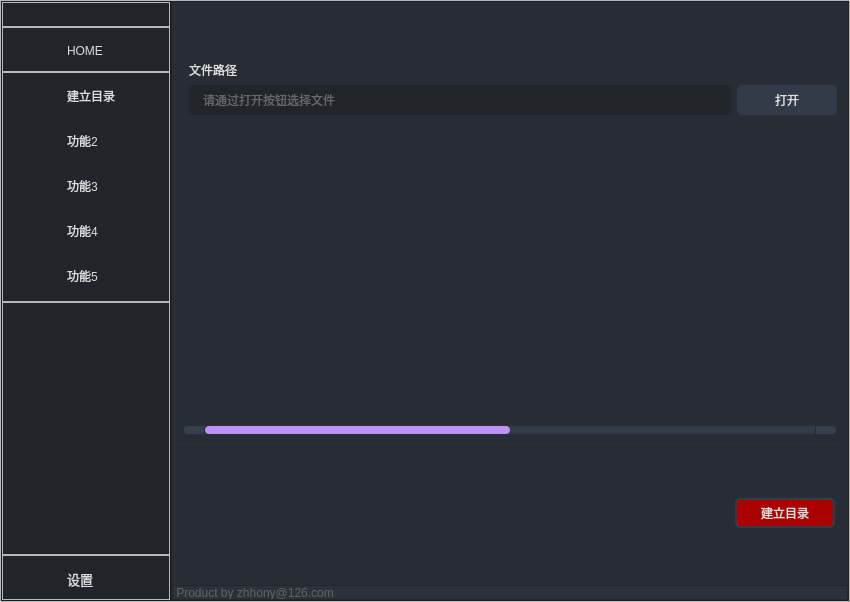
<?xml version="1.0" encoding="UTF-8"?>
<ui version="4.0">
 <class>MainWindow</class>
 <widget class="QMainWindow" name="MainWindow">
  <property name="geometry">
   <rect>
    <x>0</x>
    <y>0</y>
    <width>850</width>
    <height>602</height>
   </rect>
  </property>
  <property name="windowTitle">
   <string>MainWindow</string>
  </property>
  <widget class="QWidget" name="StyleSheet">
   <property name="font">
    <font>
     <family>微软雅黑</family>
     <pointsize>10</pointsize>
     <italic>false</italic>
     <bold>false</bold>
    </font>
   </property>
   <property name="styleSheet">
    <string notr="true">QWidget {
    color: rgb(221, 221, 221);
    font: 10pt &quot;微软雅黑&quot;;
}

#LeftBar {
    background-color: rgb(33, 37, 43);
}

#RightBar {
    background-color: rgb(40, 44, 52);
}

#RightTopBar {
    background-color: rgb(33, 37, 43);
}

#RightUndBar {
    background-color: rgb(44, 49, 58);
}

#LeftTopImag {
    border-image: url(:/Image/images/images/100678278.png);
}

#LeftBar .QPushButton {
    background-image: url(:/Icon/images/icons/icon_settings.png);
    background-position: left center;
    background-repeat: no-repeat;
    border: none;
    border-left: 20px solid transparent;
    background-color: transparent;
    text-align: left;
    padding-left: 44px;
}

#LeftBar .QPushButton:hover {
    background-color: rgb(40, 44, 52);
}

#LeftBar .QPushButton:pressed {
    background-color: rgb(189, 147, 249);
    color: rgb(255, 255, 255);
}


#rightButtons .QPushButton {
    background-color: rgba(255, 255, 255, 0);
    border: none;
    border-radius: 5px;
}

#rightButtons .QPushButton:hover {
    background-color: rgb(44, 49, 57);
    border-style: solid;
    border-radius: 4px;
}

#rightButtons .QPushButton:pressed {
    background-color: rgb(23, 26, 30);
    border-style: solid;
    border-radius: 4px;
}

#RightMidCont .QPushButton {
    border: 2px solid rgb(52, 59, 72);
    border-radius: 5px;
    background-color: rgb(52, 59, 72);
}

#RightMidCont .QPushButton:hover {
    background-color: rgb(57, 65, 80);
    border: 2px solid rgb(61, 70, 86);
}

#RightMidCont .QPushButton:pressed {
    background-color: rgb(35, 40, 49);
    border: 2px solid rgb(43, 50, 61);
}

QScrollBar:horizontal {
    border: none;
    background: rgb(52, 59, 72);
    height: 8px;
    margin: 0px 21px 0 21px;
	border-radius: 0px;
}
QScrollBar::handle:horizontal {
    background: rgb(189, 147, 249);
    min-width: 25px;
	border-radius: 4px
}
QScrollBar::add-line:horizontal {
    border: none;
    background: rgb(55, 63, 77);
    width: 20px;
	border-top-right-radius: 4px;
    border-bottom-right-radius: 4px;
    subcontrol-position: right;
    subcontrol-origin: margin;
}
QScrollBar::sub-line:horizontal {
    border: none;
    background: rgb(55, 63, 77);
    width: 20px;
	border-top-left-radius: 4px;
    border-bottom-left-radius: 4px;
    subcontrol-position: left;
    subcontrol-origin: margin;
}
QScrollBar::up-arrow:horizontal, QScrollBar::down-arrow:horizontal
{
     background: none;
}
QScrollBar::add-page:horizontal, QScrollBar::sub-page:horizontal
{
     background: none;
}
 QScrollBar:vertical {
	border: none;
    background: rgb(52, 59, 72);
    width: 8px;
    margin: 21px 0 21px 0;
	border-radius: 0px;
 }
 QScrollBar::handle:vertical {	
	background: rgb(189, 147, 249);
    min-height: 25px;
	border-radius: 4px
 }
 QScrollBar::add-line:vertical {
     border: none;
    background: rgb(55, 63, 77);
     height: 20px;
	border-bottom-left-radius: 4px;
    border-bottom-right-radius: 4px;
     subcontrol-position: bottom;
     subcontrol-origin: margin;
 }
 QScrollBar::sub-line:vertical {
	border: none;
    background: rgb(55, 63, 77);
     height: 20px;
	border-top-left-radius: 4px;
    border-top-right-radius: 4px;
     subcontrol-position: top;
     subcontrol-origin: margin;
 }
 QScrollBar::up-arrow:vertical, QScrollBar::down-arrow:vertical {
     background: none;
 }

 QScrollBar::add-page:vertical, QScrollBar::sub-page:vertical {
     background: none;
 }
</string>
   </property>
   <layout class="QVBoxLayout" name="verticalLayout_13">
    <property name="spacing">
     <number>0</number>
    </property>
    <property name="leftMargin">
     <number>0</number>
    </property>
    <property name="topMargin">
     <number>0</number>
    </property>
    <property name="rightMargin">
     <number>0</number>
    </property>
    <property name="bottomMargin">
     <number>0</number>
    </property>
    <item>
     <widget class="QFrame" name="App">
      <property name="frameShape">
       <enum>QFrame::StyledPanel</enum>
      </property>
      <property name="frameShadow">
       <enum>QFrame::Raised</enum>
      </property>
      <layout class="QHBoxLayout" name="horizontalLayout_2">
       <property name="spacing">
        <number>0</number>
       </property>
       <property name="leftMargin">
        <number>0</number>
       </property>
       <property name="topMargin">
        <number>0</number>
       </property>
       <property name="rightMargin">
        <number>0</number>
       </property>
       <property name="bottomMargin">
        <number>0</number>
       </property>
       <item>
        <widget class="QFrame" name="LeftBar">
         <property name="minimumSize">
          <size>
           <width>170</width>
           <height>0</height>
          </size>
         </property>
         <property name="maximumSize">
          <size>
           <width>60</width>
           <height>16777215</height>
          </size>
         </property>
         <property name="frameShape">
          <enum>QFrame::StyledPanel</enum>
         </property>
         <property name="frameShadow">
          <enum>QFrame::Raised</enum>
         </property>
         <layout class="QVBoxLayout" name="verticalLayout">
          <property name="spacing">
           <number>0</number>
          </property>
          <property name="leftMargin">
           <number>0</number>
          </property>
          <property name="topMargin">
           <number>0</number>
          </property>
          <property name="rightMargin">
           <number>0</number>
          </property>
          <property name="bottomMargin">
           <number>0</number>
          </property>
          <item>
           <widget class="QFrame" name="LeftMidMenuTop">
            <property name="minimumSize">
             <size>
              <width>0</width>
              <height>25</height>
             </size>
            </property>
            <property name="maximumSize">
             <size>
              <width>16777215</width>
              <height>25</height>
             </size>
            </property>
            <property name="frameShape">
             <enum>QFrame::StyledPanel</enum>
            </property>
            <property name="frameShadow">
             <enum>QFrame::Raised</enum>
            </property>
            <layout class="QHBoxLayout" name="horizontalLayout_5">
             <property name="spacing">
              <number>0</number>
             </property>
             <property name="leftMargin">
              <number>0</number>
             </property>
             <property name="topMargin">
              <number>0</number>
             </property>
             <property name="rightMargin">
              <number>0</number>
             </property>
             <property name="bottomMargin">
              <number>0</number>
             </property>
            </layout>
           </widget>
          </item>
          <item>
           <widget class="QFrame" name="LeftMidMenuHill">
            <property name="maximumSize">
             <size>
              <width>16777215</width>
              <height>45</height>
             </size>
            </property>
            <property name="frameShape">
             <enum>QFrame::StyledPanel</enum>
            </property>
            <property name="frameShadow">
             <enum>QFrame::Raised</enum>
            </property>
            <layout class="QVBoxLayout" name="verticalLayout_5">
             <property name="spacing">
              <number>0</number>
             </property>
             <property name="leftMargin">
              <number>0</number>
             </property>
             <property name="topMargin">
              <number>0</number>
             </property>
             <property name="rightMargin">
              <number>0</number>
             </property>
             <property name="bottomMargin">
              <number>0</number>
             </property>
             <item>
              <widget class="QPushButton" name="toggleButton">
               <property name="minimumSize">
                <size>
                 <width>0</width>
                 <height>45</height>
                </size>
               </property>
               <property name="cursor">
                <cursorShape>ArrowCursor</cursorShape>
               </property>
               <property name="styleSheet">
                <string notr="true">background-image: url(:/Icon/images/icons/cil-home.png);</string>
               </property>
               <property name="text">
                <string>HOME</string>
               </property>
              </widget>
             </item>
            </layout>
           </widget>
          </item>
          <item>
           <widget class="QFrame" name="LeftMidMenu">
            <property name="maximumSize">
             <size>
              <width>16777215</width>
              <height>230</height>
             </size>
            </property>
            <property name="frameShape">
             <enum>QFrame::StyledPanel</enum>
            </property>
            <property name="frameShadow">
             <enum>QFrame::Raised</enum>
            </property>
            <layout class="QVBoxLayout" name="verticalLayout_6">
             <property name="spacing">
              <number>0</number>
             </property>
             <property name="leftMargin">
              <number>0</number>
             </property>
             <property name="topMargin">
              <number>0</number>
             </property>
             <property name="rightMargin">
              <number>0</number>
             </property>
             <property name="bottomMargin">
              <number>0</number>
             </property>
             <item>
              <widget class="QPushButton" name="btn_home">
               <property name="minimumSize">
                <size>
                 <width>0</width>
                 <height>45</height>
                </size>
               </property>
               <property name="styleSheet">
                <string notr="true">background-image: url(:/Icon/images/icons/cil-menu.png);</string>
               </property>
               <property name="text">
                <string>建立目录</string>
               </property>
              </widget>
             </item>
             <item>
              <widget class="QPushButton" name="btn_widgets">
               <property name="minimumSize">
                <size>
                 <width>0</width>
                 <height>45</height>
                </size>
               </property>
               <property name="styleSheet">
                <string notr="true">background-image: url(:/Icon/images/icons/cil-gamepad.png);</string>
               </property>
               <property name="text">
                <string>功能2</string>
               </property>
              </widget>
             </item>
             <item>
              <widget class="QPushButton" name="btn_new">
               <property name="minimumSize">
                <size>
                 <width>0</width>
                 <height>45</height>
                </size>
               </property>
               <property name="styleSheet">
                <string notr="true">background-image: url(:/Icon/images/icons/cil-file.png);</string>
               </property>
               <property name="text">
                <string>功能3</string>
               </property>
              </widget>
             </item>
             <item>
              <widget class="QPushButton" name="btn_save">
               <property name="minimumSize">
                <size>
                 <width>0</width>
                 <height>45</height>
                </size>
               </property>
               <property name="styleSheet">
                <string notr="true">background-image: url(:/Icon/images/icons/cil-save.png);</string>
               </property>
               <property name="text">
                <string>功能4</string>
               </property>
              </widget>
             </item>
             <item>
              <widget class="QPushButton" name="btn_exit">
               <property name="minimumSize">
                <size>
                 <width>0</width>
                 <height>45</height>
                </size>
               </property>
               <property name="styleSheet">
                <string notr="true">background-image: url(:/Icon/images/icons/cil-x.png);</string>
               </property>
               <property name="text">
                <string>功能5</string>
               </property>
              </widget>
             </item>
            </layout>
           </widget>
          </item>
          <item>
           <widget class="QFrame" name="frame_3">
            <property name="frameShape">
             <enum>QFrame::StyledPanel</enum>
            </property>
            <property name="frameShadow">
             <enum>QFrame::Raised</enum>
            </property>
           </widget>
          </item>
          <item>
           <widget class="QFrame" name="LeftMidMenuDwn">
            <property name="maximumSize">
             <size>
              <width>16777215</width>
              <height>45</height>
             </size>
            </property>
            <property name="frameShape">
             <enum>QFrame::StyledPanel</enum>
            </property>
            <property name="frameShadow">
             <enum>QFrame::Raised</enum>
            </property>
            <layout class="QVBoxLayout" name="verticalLayout_3">
             <property name="spacing">
              <number>0</number>
             </property>
             <property name="leftMargin">
              <number>0</number>
             </property>
             <property name="topMargin">
              <number>0</number>
             </property>
             <property name="rightMargin">
              <number>0</number>
             </property>
             <property name="bottomMargin">
              <number>0</number>
             </property>
             <item>
              <widget class="QPushButton" name="toggleLeftBox">
               <property name="sizePolicy">
                <sizepolicy hsizetype="Expanding" vsizetype="Fixed">
                 <horstretch>0</horstretch>
                 <verstretch>0</verstretch>
                </sizepolicy>
               </property>
               <property name="minimumSize">
                <size>
                 <width>0</width>
                 <height>45</height>
                </size>
               </property>
               <property name="font">
                <font>
                 <family>微软雅黑</family>
                 <pointsize>10</pointsize>
                 <italic>false</italic>
                 <bold>false</bold>
                 <stylestrategy>PreferAntialias</stylestrategy>
                 <kerning>true</kerning>
                </font>
               </property>
               <property name="cursor">
                <cursorShape>PointingHandCursor</cursorShape>
               </property>
               <property name="styleSheet">
                <string notr="true"/>
               </property>
               <property name="text">
                <string>设置</string>
               </property>
               <property name="autoDefault">
                <bool>false</bool>
               </property>
               <property name="default">
                <bool>false</bool>
               </property>
               <property name="flat">
                <bool>false</bool>
               </property>
              </widget>
             </item>
            </layout>
           </widget>
          </item>
         </layout>
        </widget>
       </item>
       <item>
        <widget class="QFrame" name="RightBar">
         <property name="frameShape">
          <enum>QFrame::StyledPanel</enum>
         </property>
         <property name="frameShadow">
          <enum>QFrame::Raised</enum>
         </property>
         <layout class="QVBoxLayout" name="verticalLayout_2">
          <property name="spacing">
           <number>0</number>
          </property>
          <property name="leftMargin">
           <number>0</number>
          </property>
          <property name="topMargin">
           <number>0</number>
          </property>
          <property name="rightMargin">
           <number>0</number>
          </property>
          <property name="bottomMargin">
           <number>0</number>
          </property>
          <item>
           <widget class="QFrame" name="RightMidCont">
            <property name="styleSheet">
             <string notr="true">border-top: 0px solid rgb(40, 44, 52);
background-color: rgb(40, 44, 52);</string>
            </property>
            <property name="frameShape">
             <enum>QFrame::StyledPanel</enum>
            </property>
            <property name="frameShadow">
             <enum>QFrame::Raised</enum>
            </property>
            <layout class="QVBoxLayout" name="verticalLayout_4">
             <property name="spacing">
              <number>0</number>
             </property>
             <property name="leftMargin">
              <number>0</number>
             </property>
             <property name="topMargin">
              <number>0</number>
             </property>
             <property name="rightMargin">
              <number>0</number>
             </property>
             <property name="bottomMargin">
              <number>0</number>
             </property>
             <item>
              <widget class="QStackedWidget" name="stackedWidget">
               <property name="styleSheet">
                <string notr="true">

QPushButton {
	border: 2px solid rgb(52, 59, 72);
	border-radius: 5px;	
	background-color: rgb(52, 59, 72);
}
QPushButton:hover {
	background-color: rgb(57, 65, 80);
	border: 2px solid rgb(61, 70, 86);
}
QPushButton:pressed {	
	background-color: rgb(35, 40, 49);
	border: 2px solid rgb(43, 50, 61);
}</string>
               </property>
               <property name="currentIndex">
                <number>1</number>
               </property>
               <widget class="QWidget" name="Home">
                <property name="styleSheet">
                 <string notr="true"/>
                </property>
                <layout class="QVBoxLayout" name="verticalLayout_10">
                 <property name="spacing">
                  <number>0</number>
                 </property>
                 <property name="leftMargin">
                  <number>0</number>
                 </property>
                 <property name="topMargin">
                  <number>0</number>
                 </property>
                 <property name="rightMargin">
                  <number>0</number>
                 </property>
                 <property name="bottomMargin">
                  <number>0</number>
                 </property>
                 <item>
                  <widget class="QFrame" name="HomeIcon">
                   <property name="maximumSize">
                    <size>
                     <width>16777215</width>
                     <height>16777215</height>
                    </size>
                   </property>
                   <property name="styleSheet">
                    <string notr="true">background-image: url(:/Image/images/images/100678278.png);
background-position: center bottom;
background-repeat: no-repeat;</string>
                   </property>
                   <property name="frameShape">
                    <enum>QFrame::StyledPanel</enum>
                   </property>
                   <property name="frameShadow">
                    <enum>QFrame::Raised</enum>
                   </property>
                  </widget>
                 </item>
                 <item>
                  <widget class="QFrame" name="HomeMid">
                   <property name="maximumSize">
                    <size>
                     <width>16777215</width>
                     <height>45</height>
                    </size>
                   </property>
                   <property name="styleSheet">
                    <string notr="true">QLabel {
color: rgb(170, 170,170);
font: 8pt &quot;微软雅黑&quot;;
}</string>
                   </property>
                   <property name="frameShape">
                    <enum>QFrame::StyledPanel</enum>
                   </property>
                   <property name="frameShadow">
                    <enum>QFrame::Raised</enum>
                   </property>
                   <layout class="QVBoxLayout" name="verticalLayout_11">
                    <property name="spacing">
                     <number>0</number>
                    </property>
                    <property name="leftMargin">
                     <number>0</number>
                    </property>
                    <property name="topMargin">
                     <number>0</number>
                    </property>
                    <property name="rightMargin">
                     <number>0</number>
                    </property>
                    <property name="bottomMargin">
                     <number>0</number>
                    </property>
                    <item>
                     <widget class="QLabel" name="label">
                      <property name="styleSheet">
                       <string notr="true">color: rgb(170, 170,170);
font: 8pt &quot;微软雅黑&quot;;</string>
                      </property>
                      <property name="text">
                       <string>咳咳，感觉这里应该需要一段话</string>
                      </property>
                      <property name="alignment">
                       <set>Qt::AlignCenter</set>
                      </property>
                     </widget>
                    </item>
                    <item>
                     <widget class="QLabel" name="label_3">
                      <property name="text">
                       <string>个人Git主页：https://github.com/zhhony</string>
                      </property>
                      <property name="alignment">
                       <set>Qt::AlignCenter</set>
                      </property>
                     </widget>
                    </item>
                   </layout>
                  </widget>
                 </item>
                 <item>
                  <widget class="QFrame" name="HomeText">
                   <property name="maximumSize">
                    <size>
                     <width>16777215</width>
                     <height>16777215</height>
                    </size>
                   </property>
                   <property name="frameShape">
                    <enum>QFrame::StyledPanel</enum>
                   </property>
                   <property name="frameShadow">
                    <enum>QFrame::Raised</enum>
                   </property>
                  </widget>
                 </item>
                </layout>
               </widget>
               <widget class="QWidget" name="DirBuid">
                <layout class="QVBoxLayout" name="verticalLayout_7">
                 <property name="spacing">
                  <number>0</number>
                 </property>
                 <property name="leftMargin">
                  <number>0</number>
                 </property>
                 <property name="topMargin">
                  <number>0</number>
                 </property>
                 <property name="rightMargin">
                  <number>0</number>
                 </property>
                 <property name="bottomMargin">
                  <number>0</number>
                 </property>
                 <item>
                  <widget class="QFrame" name="DirBuidTopTop">
                   <property name="minimumSize">
                    <size>
                     <width>0</width>
                     <height>50</height>
                    </size>
                   </property>
                   <property name="maximumSize">
                    <size>
                     <width>16777215</width>
                     <height>50</height>
                    </size>
                   </property>
                   <property name="frameShape">
                    <enum>QFrame::StyledPanel</enum>
                   </property>
                   <property name="frameShadow">
                    <enum>QFrame::Raised</enum>
                   </property>
                  </widget>
                 </item>
                 <item>
                  <widget class="QFrame" name="DirBuidTop">
                   <property name="maximumSize">
                    <size>
                     <width>16777215</width>
                     <height>110</height>
                    </size>
                   </property>
                   <property name="styleSheet">
                    <string notr="true"/>
                   </property>
                   <property name="frameShape">
                    <enum>QFrame::StyledPanel</enum>
                   </property>
                   <property name="frameShadow">
                    <enum>QFrame::Raised</enum>
                   </property>
                   <layout class="QGridLayout" name="gridLayout">
                    <property name="leftMargin">
                     <number>9</number>
                    </property>
                    <property name="topMargin">
                     <number>9</number>
                    </property>
                    <property name="rightMargin">
                     <number>9</number>
                    </property>
                    <property name="bottomMargin">
                     <number>9</number>
                    </property>
                    <property name="spacing">
                     <number>6</number>
                    </property>
                    <item row="1" column="1">
                     <widget class="QLineEdit" name="lineEdit">
                      <property name="minimumSize">
                       <size>
                        <width>0</width>
                        <height>30</height>
                       </size>
                      </property>
                      <property name="cursor">
                       <cursorShape>IBeamCursor</cursorShape>
                      </property>
                      <property name="styleSheet">
                       <string notr="true">#DirBuid .QLineEdit {
    font: 8pt &quot;微软雅黑&quot;;
    color: rgb(170, 170, 170);
    background-color: rgb(33, 37, 43);
    border-radius: 5px;
    border: 2px solid rgb(33, 37, 43);
    padding-left: 10px;
    selection-color: rgb(255, 255, 255);
    selection-background-color: rgb(255, 121, 198);
}

#DirBuid .QLineEdit:hover {
    border: 2px solid rgb(64, 71, 88);
}

#DirBuid .QLineEdit:focus {
    border: 2px solid rgb(91, 101, 124);
}</string>
                      </property>
                      <property name="placeholderText">
                       <string>请通过打开按钮选择文件</string>
                      </property>
                     </widget>
                    </item>
                    <item row="2" column="0" colspan="3">
                     <widget class="QLabel" name="labelVersion_4">
                      <property name="styleSheet">
                       <string notr="true">
font: 8pt &quot;微软雅黑&quot;;
color: rgb(113, 126, 149);</string>
                      </property>
                      <property name="text">
                       <string/>
                      </property>
                     </widget>
                    </item>
                    <item row="1" column="2">
                     <widget class="QPushButton" name="openFilesButton">
                      <property name="minimumSize">
                       <size>
                        <width>100</width>
                        <height>30</height>
                       </size>
                      </property>
                      <property name="maximumSize">
                       <size>
                        <width>150</width>
                        <height>30</height>
                       </size>
                      </property>
                      <property name="styleSheet">
                       <string notr="true"/>
                      </property>
                      <property name="text">
                       <string>打开</string>
                      </property>
                      <property name="icon">
                       <iconset resource="rec.qrc">
                        <normaloff>:/Icon/images/icons/cil-folder-open.png</normaloff>:/Icon/images/icons/cil-folder-open.png</iconset>
                      </property>
                     </widget>
                    </item>
                    <item row="0" column="1">
                     <widget class="QLabel" name="labelBoxBlenderInstalation">
                      <property name="text">
                       <string>文件路径</string>
                      </property>
                     </widget>
                    </item>
                   </layout>
                  </widget>
                 </item>
                 <item>
                  <widget class="QFrame" name="DirBuidDwn">
                   <property name="frameShape">
                    <enum>QFrame::StyledPanel</enum>
                   </property>
                   <property name="frameShadow">
                    <enum>QFrame::Raised</enum>
                   </property>
                   <layout class="QVBoxLayout" name="verticalLayout_8">
                    <property name="spacing">
                     <number>0</number>
                    </property>
                    <property name="leftMargin">
                     <number>0</number>
                    </property>
                    <property name="topMargin">
                     <number>0</number>
                    </property>
                    <property name="rightMargin">
                     <number>0</number>
                    </property>
                    <property name="bottomMargin">
                     <number>0</number>
                    </property>
                    <item>
                     <widget class="QTableWidget" name="tableWidget">
                      <property name="maximumSize">
                       <size>
                        <width>16777215</width>
                        <height>300</height>
                       </size>
                      </property>
                      <property name="styleSheet">
                       <string notr="true">QTableWidget {	
	background-color: transparent;
	padding: 10px;
	border-radius: 5px;
	gridline-color: rgb(44, 49, 58);
	border-bottom: 1px solid rgb(44, 49, 60);
}
QTableWidget::item{
	border-color: rgb(44, 49, 60);
	padding-left: 5px;
	padding-right: 5px;
	gridline-color: rgb(44, 49, 60);
}
QTableWidget::item:selected{
	background-color: rgb(189, 147, 249);
}
QHeaderView::section{
	background-color: rgb(33, 37, 43);
	max-width: 30px;
	border: 1px solid rgb(44, 49, 58);
	border-style: none;
    border-bottom: 1px solid rgb(44, 49, 60);
    border-right: 1px solid rgb(44, 49, 60);
}
QTableWidget::horizontalHeader {	
	background-color: rgb(33, 37, 43);
}

QScrollBar:vertical { background: rgb(52, 59, 72); }
QScrollBar:horizontal { background: rgb(52, 59, 72); }
 </string>
                      </property>
                      <property name="sizeAdjustPolicy">
                       <enum>QAbstractScrollArea::AdjustToContents</enum>
                      </property>
                      <property name="autoScroll">
                       <bool>false</bool>
                      </property>
                      <property name="editTriggers">
                       <set>QAbstractItemView::NoEditTriggers</set>
                      </property>
                      <property name="defaultDropAction">
                       <enum>Qt::IgnoreAction</enum>
                      </property>
                      <property name="selectionMode">
                       <enum>QAbstractItemView::SingleSelection</enum>
                      </property>
                      <property name="selectionBehavior">
                       <enum>QAbstractItemView::SelectRows</enum>
                      </property>
                      <property name="showGrid">
                       <bool>false</bool>
                      </property>
                      <property name="gridStyle">
                       <enum>Qt::SolidLine</enum>
                      </property>
                      <property name="rowCount">
                       <number>9</number>
                      </property>
                      <property name="columnCount">
                       <number>6</number>
                      </property>
                      <attribute name="horizontalHeaderVisible">
                       <bool>false</bool>
                      </attribute>
                      <attribute name="horizontalHeaderCascadingSectionResizes">
                       <bool>true</bool>
                      </attribute>
                      <attribute name="horizontalHeaderDefaultSectionSize">
                       <number>200</number>
                      </attribute>
                      <attribute name="horizontalHeaderStretchLastSection">
                       <bool>true</bool>
                      </attribute>
                      <attribute name="verticalHeaderVisible">
                       <bool>false</bool>
                      </attribute>
                      <attribute name="verticalHeaderStretchLastSection">
                       <bool>true</bool>
                      </attribute>
                      <row>
                       <property name="text">
                        <string>新建行</string>
                       </property>
                      </row>
                      <row>
                       <property name="text">
                        <string>新建行</string>
                       </property>
                      </row>
                      <row>
                       <property name="text">
                        <string>新建行</string>
                       </property>
                      </row>
                      <row>
                       <property name="text">
                        <string>新建行</string>
                       </property>
                      </row>
                      <row>
                       <property name="text">
                        <string>新建行</string>
                       </property>
                      </row>
                      <row>
                       <property name="text">
                        <string>新建行</string>
                       </property>
                      </row>
                      <row>
                       <property name="text">
                        <string>新建行</string>
                       </property>
                      </row>
                      <row>
                       <property name="text">
                        <string>新建行</string>
                       </property>
                      </row>
                      <row>
                       <property name="text">
                        <string>新建行</string>
                       </property>
                      </row>
                      <column>
                       <property name="text">
                        <string>sheet</string>
                       </property>
                       <property name="textAlignment">
                        <set>AlignLeading|AlignVCenter</set>
                       </property>
                      </column>
                      <column>
                       <property name="text">
                        <string>sheet</string>
                       </property>
                       <property name="textAlignment">
                        <set>AlignLeading|AlignVCenter</set>
                       </property>
                      </column>
                      <column/>
                      <column/>
                      <column/>
                      <column/>
                      <item row="0" column="0">
                       <property name="text">
                        <string/>
                       </property>
                      </item>
                      <item row="0" column="1">
                       <property name="text">
                        <string/>
                       </property>
                      </item>
                     </widget>
                    </item>
                    <item>
                     <widget class="QFrame" name="frame">
                      <property name="minimumSize">
                       <size>
                        <width>0</width>
                        <height>50</height>
                       </size>
                      </property>
                      <property name="maximumSize">
                       <size>
                        <width>16777215</width>
                        <height>16777215</height>
                       </size>
                      </property>
                      <property name="frameShape">
                       <enum>QFrame::StyledPanel</enum>
                      </property>
                      <property name="frameShadow">
                       <enum>QFrame::Raised</enum>
                      </property>
                      <layout class="QHBoxLayout" name="horizontalLayout_7">
                       <property name="spacing">
                        <number>0</number>
                       </property>
                       <property name="leftMargin">
                        <number>0</number>
                       </property>
                       <property name="topMargin">
                        <number>0</number>
                       </property>
                       <property name="rightMargin">
                        <number>0</number>
                       </property>
                       <property name="bottomMargin">
                        <number>0</number>
                       </property>
                       <item>
                        <widget class="QFrame" name="frame_2">
                         <property name="frameShape">
                          <enum>QFrame::StyledPanel</enum>
                         </property>
                         <property name="frameShadow">
                          <enum>QFrame::Raised</enum>
                         </property>
                        </widget>
                       </item>
                       <item>
                        <widget class="QFrame" name="frame_4">
                         <property name="maximumSize">
                          <size>
                           <width>120</width>
                           <height>16777215</height>
                          </size>
                         </property>
                         <property name="frameShape">
                          <enum>QFrame::StyledPanel</enum>
                         </property>
                         <property name="frameShadow">
                          <enum>QFrame::Raised</enum>
                         </property>
                         <layout class="QHBoxLayout" name="horizontalLayout_8">
                          <item>
                           <widget class="QPushButton" name="commitButton">
                            <property name="minimumSize">
                             <size>
                              <width>100</width>
                              <height>30</height>
                             </size>
                            </property>
                            <property name="maximumSize">
                             <size>
                              <width>150</width>
                              <height>30</height>
                             </size>
                            </property>
                            <property name="styleSheet">
                             <string notr="true">background-color: rgb(170, 0, 0);</string>
                            </property>
                            <property name="text">
                             <string>建立目录</string>
                            </property>
                            <property name="icon">
                             <iconset resource="rec.qrc">
                              <normaloff>:/Icon/images/icons/cil-input.png</normaloff>:/Icon/images/icons/cil-input.png</iconset>
                            </property>
                           </widget>
                          </item>
                         </layout>
                        </widget>
                       </item>
                      </layout>
                     </widget>
                    </item>
                   </layout>
                  </widget>
                 </item>
                </layout>
               </widget>
               <widget class="QWidget" name="page">
                <layout class="QVBoxLayout" name="verticalLayout_9">
                 <property name="spacing">
                  <number>0</number>
                 </property>
                 <property name="leftMargin">
                  <number>0</number>
                 </property>
                 <property name="topMargin">
                  <number>0</number>
                 </property>
                 <property name="rightMargin">
                  <number>0</number>
                 </property>
                 <property name="bottomMargin">
                  <number>0</number>
                 </property>
                 <item>
                  <widget class="QLabel" name="label_4">
                   <property name="text">
                    <string>空白页面</string>
                   </property>
                   <property name="alignment">
                    <set>Qt::AlignCenter</set>
                   </property>
                  </widget>
                 </item>
                </layout>
               </widget>
               <widget class="QWidget" name="page_2">
                <layout class="QVBoxLayout" name="verticalLayout_14">
                 <property name="spacing">
                  <number>0</number>
                 </property>
                 <property name="leftMargin">
                  <number>0</number>
                 </property>
                 <property name="topMargin">
                  <number>0</number>
                 </property>
                 <property name="rightMargin">
                  <number>0</number>
                 </property>
                 <property name="bottomMargin">
                  <number>0</number>
                 </property>
                 <item>
                  <widget class="QLabel" name="label_5">
                   <property name="text">
                    <string>空白页面</string>
                   </property>
                   <property name="alignment">
                    <set>Qt::AlignCenter</set>
                   </property>
                  </widget>
                 </item>
                </layout>
               </widget>
               <widget class="QWidget" name="page_3">
                <layout class="QVBoxLayout" name="verticalLayout_15">
                 <property name="spacing">
                  <number>0</number>
                 </property>
                 <property name="leftMargin">
                  <number>0</number>
                 </property>
                 <property name="topMargin">
                  <number>0</number>
                 </property>
                 <property name="rightMargin">
                  <number>0</number>
                 </property>
                 <property name="bottomMargin">
                  <number>0</number>
                 </property>
                 <item>
                  <widget class="QLabel" name="label_6">
                   <property name="text">
                    <string>空白页面</string>
                   </property>
                   <property name="alignment">
                    <set>Qt::AlignCenter</set>
                   </property>
                  </widget>
                 </item>
                </layout>
               </widget>
               <widget class="QWidget" name="page_4">
                <layout class="QVBoxLayout" name="verticalLayout_12">
                 <property name="spacing">
                  <number>0</number>
                 </property>
                 <property name="leftMargin">
                  <number>0</number>
                 </property>
                 <property name="topMargin">
                  <number>0</number>
                 </property>
                 <property name="rightMargin">
                  <number>0</number>
                 </property>
                 <property name="bottomMargin">
                  <number>0</number>
                 </property>
                 <item>
                  <widget class="QLabel" name="label_7">
                   <property name="text">
                    <string>空白页面</string>
                   </property>
                   <property name="alignment">
                    <set>Qt::AlignCenter</set>
                   </property>
                  </widget>
                 </item>
                </layout>
               </widget>
              </widget>
             </item>
            </layout>
           </widget>
          </item>
          <item>
           <widget class="QFrame" name="RightUndBar">
            <property name="minimumSize">
             <size>
              <width>0</width>
              <height>15</height>
             </size>
            </property>
            <property name="maximumSize">
             <size>
              <width>16777215</width>
              <height>15</height>
             </size>
            </property>
            <property name="frameShape">
             <enum>QFrame::StyledPanel</enum>
            </property>
            <property name="frameShadow">
             <enum>QFrame::Raised</enum>
            </property>
            <layout class="QHBoxLayout" name="horizontalLayout_6">
             <property name="spacing">
              <number>0</number>
             </property>
             <property name="leftMargin">
              <number>0</number>
             </property>
             <property name="topMargin">
              <number>0</number>
             </property>
             <property name="rightMargin">
              <number>0</number>
             </property>
             <property name="bottomMargin">
              <number>0</number>
             </property>
             <item>
              <widget class="QLabel" name="label_2">
               <property name="styleSheet">
                <string notr="true">
	color: rgb(100, 100, 100);
	font: 8pt &quot;Segoe UI&quot;;</string>
               </property>
               <property name="text">
                <string> Product by zhhony@126.com</string>
               </property>
              </widget>
             </item>
            </layout>
           </widget>
          </item>
         </layout>
        </widget>
       </item>
      </layout>
     </widget>
    </item>
   </layout>
  </widget>
 </widget>
 <resources>
  <include location="rec.qrc"/>
 </resources>
 <connections/>
</ui>
